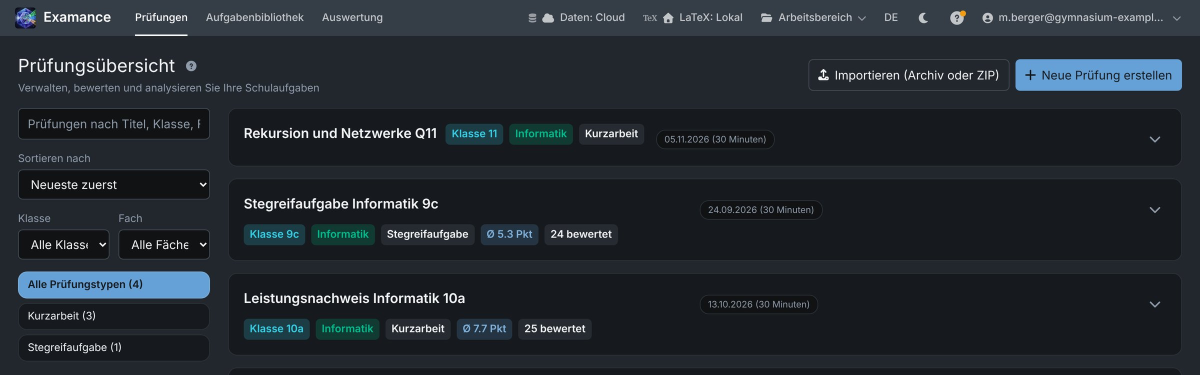
#> input picture docs/screenshots/pitch/01-dashboard.jpg, 2400 x 750 px, given in place of guide-score.png, which was not available (shown at 1/2 size)
$ python assets.py ../screenshots/pitch/01-dashboard.jpg
#> lines starting #> are read from the running program, lines starting #| are printed output that depends on the picture
"""Crop .state/shots into docs/screenshots/pitch/ and guide/ (JPEG, max 2400 px wide). Boxes are in capture pixels (2x); `assets.py guide` crops only the guide set."""
import sys
from pathlib import Path

import pymupdf
from PIL import Image

HERE = Path(__file__).resolve().parent
SHOTS = HERE / ".state/shots"
OUT = HERE.parent / "screenshots/pitch"

# User-guide details (capture.mjs guide-*), referenced from docs/user/ and docs/de/user/.
GUIDE = {
    "exercise-score": ("guide-score", (828, 662, 2370, 1338)),
    "exercise-ai-prompt": ("guide-ai-prompt", (446, 100, 2752, 1902)),
    "exercise-compile-error": ("guide-compile-error", (30, 30, 3170, 1810)),
    "exam-exercises": ("guide-exam-exercises", (330, 100, 3200, 1870)),
    "exam-export": ("guide-exam-export", (828, 260, 2370, 1745)),
    "workspace-backup": ("guide-backup", (828, 540, 2370, 1462)),
    "help-dialog": ("guide-help", (446, 100, 2752, 1902)),
    "settings-storage": ("guide-settings-storage", (870, 170, 2840, 855)),
    "settings-mc-detection": ("guide-settings-mc", (870, 170, 2840, 1890)),
    "settings-latex-packages": ("guide-settings-packages", (870, 170, 2840, 2000)),
    "grading-parts": ("guide-grading-parts", None),
    "settings-security": ("guide-security", (870, 120, 2840, 1480)),
    "results-borderline": ("guide-borderline", (365, 385, 3165, 2560)),
    "admin-maintenance": ("guide-maintenance", (360, 120, 2840, 1880)),
}
(OUT.parent / "guide").mkdir(exist_ok=True)
for name, (src, crop) in GUIDE.items():
    im = Image.open(SHOTS / f"{src}.png").convert("RGB")
#> im is the input picture: PIL image 2400x750 RGB; mean R, G, B 35.2, 41.5, 48.2
    if crop:
        im = im.crop(crop)
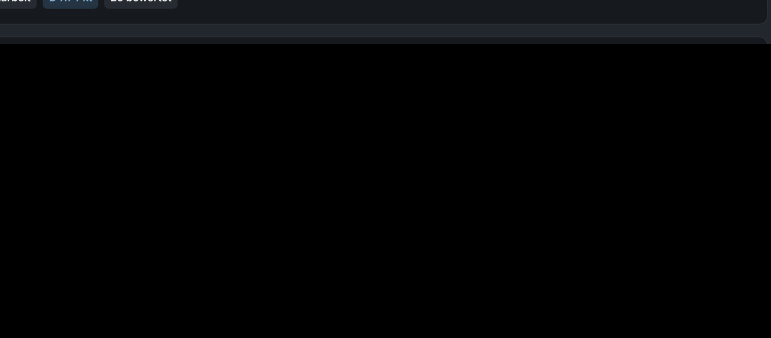
#> im: PIL image 1542x676 RGB (shown at 1/2 size); mean R, G, B 3.5, 4, 4.8
    if im.width > 2400:
        im = im.resize((2400, round(im.height * 2400 / im.width)), Image.LANCZOS)
    im.save(OUT.parent / "guide" / f"{name}.jpg", quality=86, optimize=True, progressive=True)
#> pass 2 of the loop `for name, (src, crop) in GUIDE.items():`:
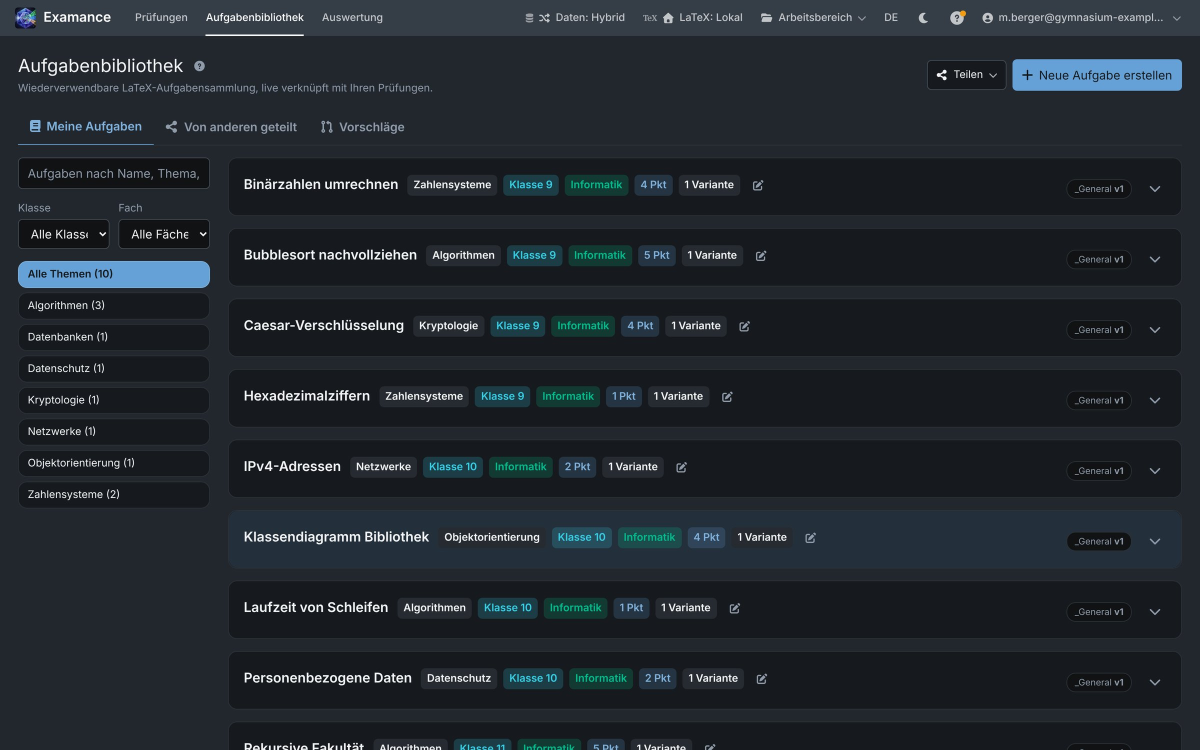
#> input picture docs/screenshots/pitch/02-library-dark.jpg, 2400 x 1500 px, given in place of guide-ai-prompt.png, which was not available (shown at 1/2 size)
#> im is the input picture: PIL image 2400x1500 RGB; mean R, G, B 33.8, 40.3, 46.6
#> `im = im.crop(crop)`:
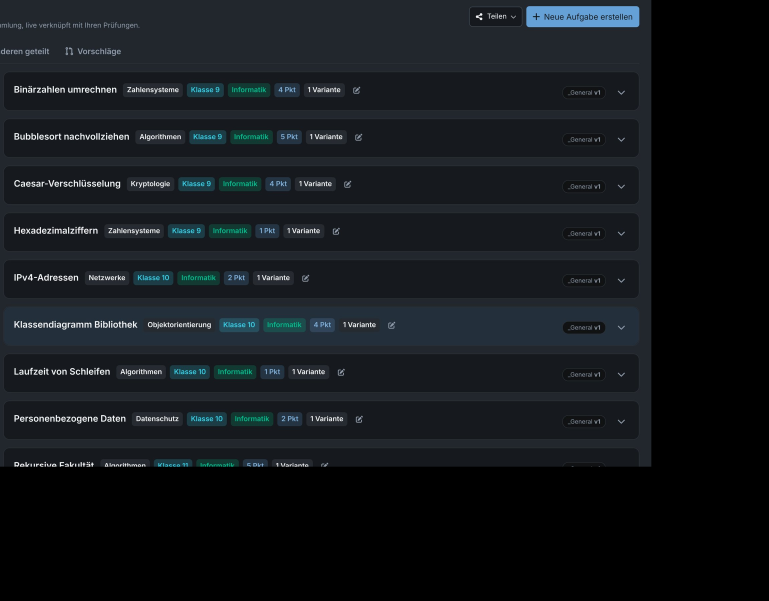
#> im: PIL image 2306x1802 RGB (shown at 1/3 size); mean R, G, B 20.6, 24.8, 28.8
#> (the run stopped early here; a loop or call above may not have finished)
